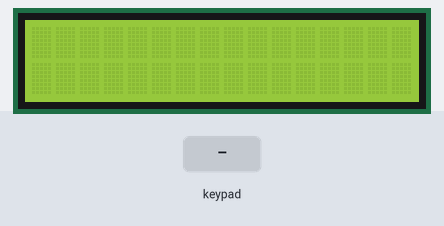
Simulated run of this sketch. Board: Arduino Uno, built with avr-gcc and run on an emulated ATmega328P. On the bench: 16×2 character LCD. The test bench sets the inputs (shaded band). What the sketch prints to the serial monitor is not drawn.

Above: at 1.2 s.
1.3 s: keypad keys 2 3 4 5 # pressed 0.4 s apart
At 2.95 s:
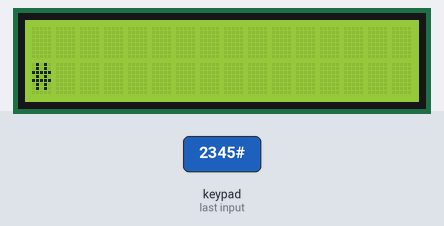
4.8 s: key 'A' pressed
At 4.85 s:
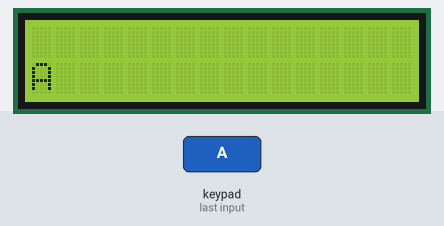
6.4 s: key 'B' pressed
At 6.45 s:
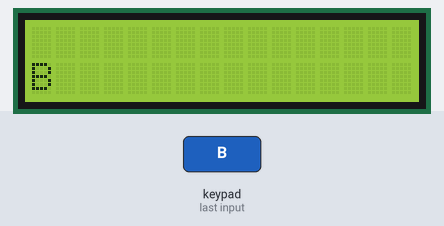
8.0 s: keypad keys 2 3 4 5 * pressed 0.4 s apart
At 9.65 s:
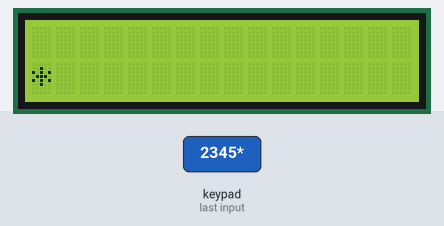
11.5 s: key 'C' pressed
At 11.55 s:
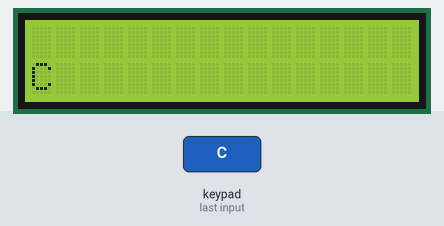
13.1 s: keypad keys 2 3 4 5 D pressed 0.4 s apart
At 13.15 s:
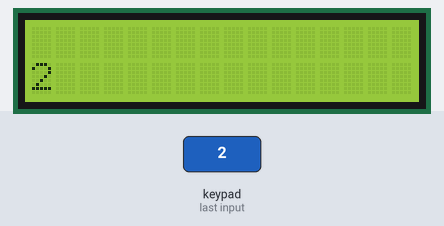
Timing chart, 0 to 16.1 s (numbered marks = the images above; inputs shaded):
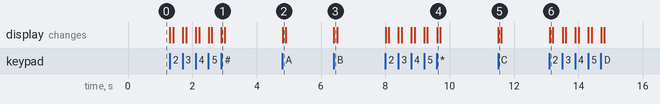

Measured:
- after the input at 1.3 s, the display: first changes at once (image 1 shows a later state)
- after the input at 4.8 s, the display: changes at once (image 2)
- after the input at 6.4 s, the display: changes at once (image 3)
- after the input at 8.0 s, the display: first changes at once (image 4 shows a later state)
- after the input at 11.5 s, the display: changes at once (image 5)
- after the input at 13.1 s, the display: changes at once (image 6)

The sketch:

Keypad_Arduino.ino
```cpp
#include <Keypad.h>
#include <LiquidCrystal.h>
const int rs = 10, en = 11, d4 = 12, d5 = 13, d6 = 14, d7 = 15;
LiquidCrystal lcd(rs, en, d4, d5, d6, d7);
const byte ROWS = 4; //four rows
const byte COLS = 4; //four columns
char Keys[ROWS][COLS] =
{
  {'1','2','3','A'},
  {'4','5','6','B'},
  {'7','8','9','C'},
  {'*','0','#','D'}
};
byte rowPins[ROWS] = {2, 3, 4, 5}; //{R1, R2, R3, R4}
byte colPins[COLS] = {6, 7, 8, 9}; //{C1, C2, C3, C4}
Keypad customKeypad = Keypad(makeKeymap(Keys), rowPins, colPins, ROWS, COLS);
void setup()
{
  Serial.begin(9600);
   lcd.begin(16, 2);
}
  void loop()
{
  char customKey = customKeypad.getKey();
  if(customKey)
  {
    Serial.println(customKey);
    lcd.setCursor(0, 1);
    lcd.print(customKey);
    delay(100);
   }
  lcd.clear();
}
```
